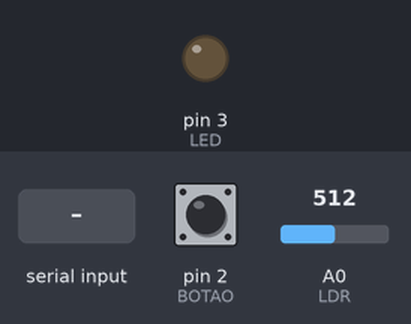
This sketch was run on a simulated Arduino Uno, built with avr-gcc and run on an emulated ATmega328P. On the bench: output pins drawn as LEDs (lit = HIGH). Inputs (shaded band) come from the test bench; at power-on: pin 2 (BOTAO) HIGH, A0 (LDR) = 512. What the sketch prints to the serial monitor is not drawn.

Above: at 1.2 s.
1.3 s: "90,45\n" received over Serial
At 1.9 s:
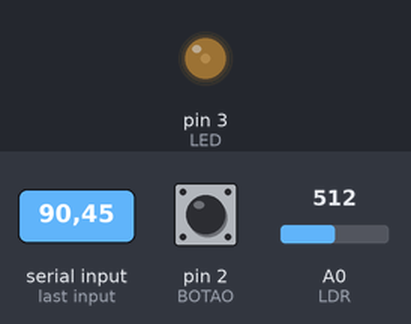
3.8 s: "30,150\n" received over Serial
At 4.6 s:
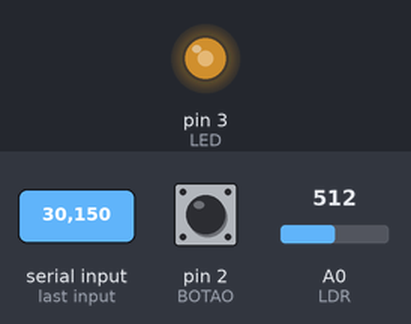
6.3 s: "200\n" received over Serial
At 6.9 s:
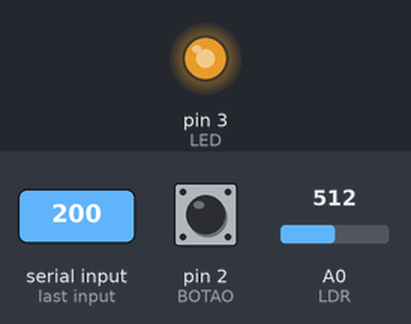
Timing chart, 0 to 9.3 s (numbered marks = the images above; inputs shaded):
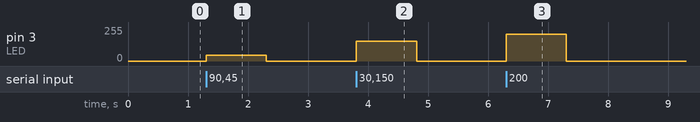

The sketch:

step5.ino
```cpp
#define BOTAO 2
#define LED 3
#define LDR 0

void setup() {
  pinMode(BOTAO,INPUT_PULLUP);
  pinMode(LED,OUTPUT);
  Serial.begin(9600);
}

void loop() {
  int sensor, led;
  sensor = analogRead(LDR);
  led = map(sensor,0,1023,0,255);

  if(!digitalRead(BOTAO)){
    Serial.println(led);
  }else{
    Serial.println(0);
  }

  if(Serial.available()!=0){
    analogWrite(LED,Serial.parseInt());
  }

}
```

Measured:
- after the input at 1.3 s, pin 3 (LED): 0/255 → 45/255 at once, → 0/255 1.0 s later
- after the input at 3.8 s, pin 3 (LED): 0/255 → 150/255 at once, → 0/255 1.0 s later
- after the input at 6.3 s, pin 3 (LED): 0/255 → 200/255 at once, → 0/255 1.0 s later
